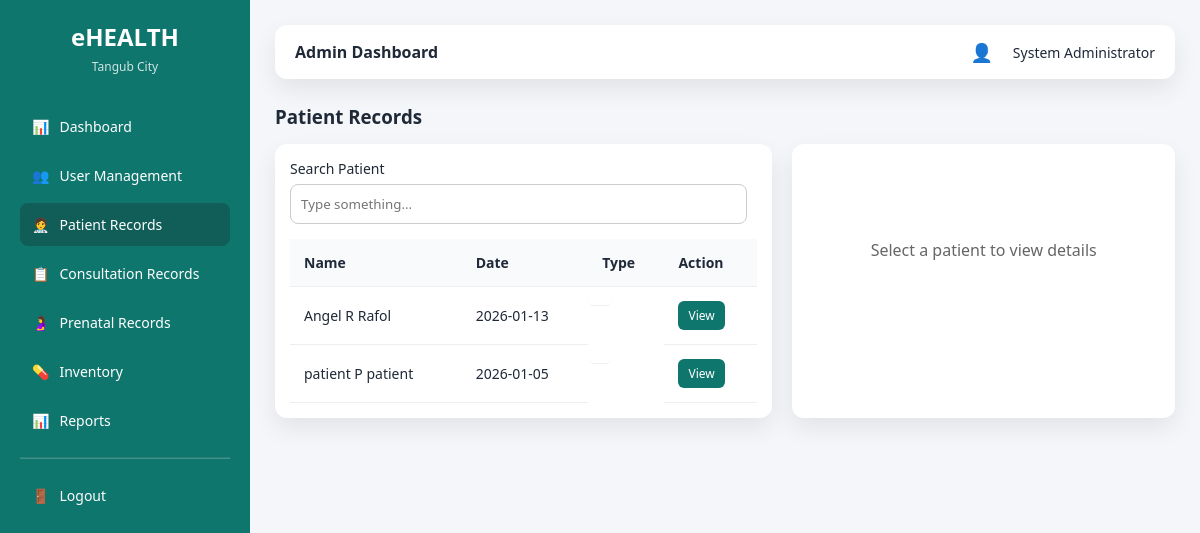
Before: /admin/patients.php (signed in) with the older database file.
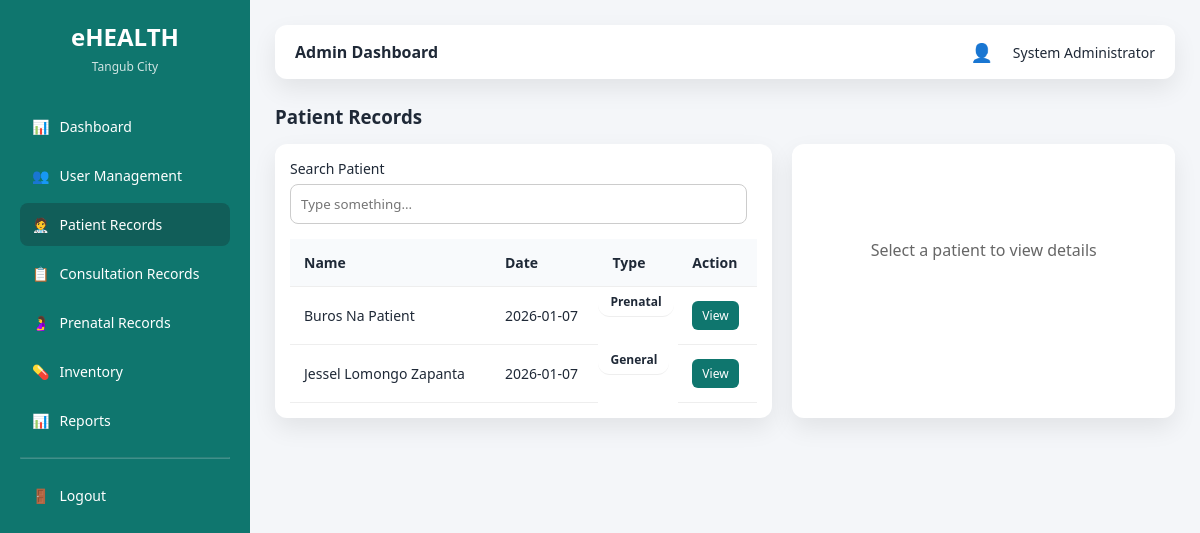
After: the same page with the newer database file.
### tables this page shows
CREATE TABLE `patients` (
  `patient_id` int(11) NOT NULL,
  `user_id` int(11) NOT NULL,
  `gender` enum('male','female') DEFAULT NULL,
  `address` text DEFAULT NULL,
  `contact_number` varchar(20) DEFAULT NULL,
  `is_pregnant` tinyint(1) DEFAULT 0,
  `birth_date` date DEFAULT NULL,
  `blood_type` varchar(5) DEFAULT NULL,
  `medical_history` text DEFAULT NULL,
  `height` varchar(20) DEFAULT NULL,
  `weight` varchar(20) DEFAULT NULL
);

CREATE TABLE `users` (
  `user_id` int(11) NOT NULL,
  `full_name` varchar(100) NOT NULL,
  `email` varchar(100) NOT NULL,
  `password` varchar(255) NOT NULL,
  `role` enum('admin','staff','doctor','patient') NOT NULL,
  `status` enum('active','inactive') DEFAULT 'active',
  `created_at` timestamp NOT NULL DEFAULT current_timestamp()
);

### admin/patients.php (the view, shortened to what this page needs)
<?php
require_once "../config/database.php";
$patients = mysqli_query(
    $conn,
    "SELECT
        p.patient_id,
        u.full_name,
        -- Latest appointment date
        (SELECT a.appointment_date
         FROM appointments a
         WHERE a.patient_id = p.patient_id
         ORDER BY a.appointment_date DESC
         LIMIT 1) AS appointment_date,
        -- Latest appointment type
        (SELECT a.type
         FROM appointments a
         WHERE a.patient_id = p.patient_id
         ORDER BY a.appointment_date DESC
         LIMIT 1) AS appointment_type
    FROM patients p
    JOIN users u
        ON p.user_id = u.user_id
    WHERE EXISTS (
        SELECT 1
        FROM appointments a
        WHERE a.patient_id = p.patient_id
    )
    ORDER BY u.full_name ASC"
);
?>
<!DOCTYPE html>
<html>
<head>
    <link rel="stylesheet" href="../assets/css/ui.css">
</head>
<body>
<div class="layout">
    <?php require_once "../layouts/sidebar.php"; ?>
    <main class="main">
        <?php require_once "../layouts/topbar.php"; ?>
        <h3 style="margin-bottom:15px;">Patient Records</h3>
        <div class="split-view">
            <div class="card">
                <div class="form-group" style="flex: 1; margin-right: 10px;">
                    <label>Search Patient</label>
                    <input type="text" id="searchInput" placeholder="Type something..." />
                </div>
                <table>
                    <thead>
                        <tr>
                            <th>Name</th>
                            <th>Date</th>
                            <th>Type</th>
                            <th>Action</th>
                        </tr>
                    </thead>
                    <tbody>
                        <?php while ($p = mysqli_fetch_assoc($patients)): ?>
                        <tr>
                            <td><?= htmlspecialchars($p['full_name']) ?></td>
                            <td><?= htmlspecialchars($p['appointment_date']) ?></td>
                            <td class="status <?= $p['appointment_type'] ?>"><?= ucfirst($p['appointment_type']) ?></td>
                            <td>
                                <button class="btn-view" onclick="loadPatient(<?= $p['patient_id'] ?>)">
                                    View
                                </button>
                            </td>
                        </tr>
                        <?php endwhile; ?>
                    </tbody>
                </table>
            </div>
            <div class="card" id="detailsPanel">
                <div class="details-empty">
                    Select a patient to view details
                </div>
            </div>
        </div>
    </main>
</div>
</body>
</html>

Changed rows visible on the page:
no longer on this page (row edited): patients: user.full_name "Angel R Rafol", appointment_date "2026-01-13"
changed patients: user.full_name "patient P patient" → "Buros Na Patient"; appointment_date "2026-01-05" → "2026-01-07"; appointment_type (not shown) → "Prenatal"
added patients: user.full_name "Jessel Lomongo Zapanta", appointment_date "2026-01-07", appointment_type "General"
